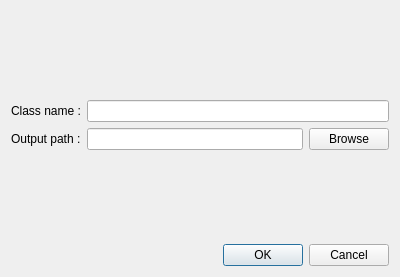
<?xml version="1.0" encoding="UTF-8"?>
<ui version="4.0">
 <class>ClassAdder</class>
 <widget class="QDialog" name="ClassAdder">
  <property name="geometry">
   <rect>
    <x>0</x>
    <y>0</y>
    <width>400</width>
    <height>277</height>
   </rect>
  </property>
  <property name="windowTitle">
   <string>Dialog</string>
  </property>
  <layout class="QVBoxLayout" name="verticalLayout_2">
   <item>
    <layout class="QVBoxLayout" name="verticalLayout">
     <item>
      <spacer name="verticalSpacer_2">
       <property name="orientation">
        <enum>Qt::Vertical</enum>
       </property>
       <property name="sizeHint" stdset="0">
        <size>
         <width>20</width>
         <height>40</height>
        </size>
       </property>
      </spacer>
     </item>
     <item>
      <layout class="QHBoxLayout" name="horizontalLayout">
       <item>
        <widget class="QLabel" name="label">
         <property name="text">
          <string>Class name :</string>
         </property>
        </widget>
       </item>
       <item>
        <widget class="QLineEdit" name="lineEdit"/>
       </item>
      </layout>
     </item>
     <item>
      <layout class="QHBoxLayout" name="horizontalLayout_2">
       <item>
        <widget class="QLabel" name="label_2">
         <property name="text">
          <string>Output path :</string>
         </property>
        </widget>
       </item>
       <item>
        <widget class="QLineEdit" name="lineEdit_2"/>
       </item>
       <item>
        <widget class="QPushButton" name="pushButton">
         <property name="text">
          <string>Browse</string>
         </property>
        </widget>
       </item>
      </layout>
     </item>
     <item>
      <spacer name="verticalSpacer">
       <property name="orientation">
        <enum>Qt::Vertical</enum>
       </property>
       <property name="sizeHint" stdset="0">
        <size>
         <width>20</width>
         <height>40</height>
        </size>
       </property>
      </spacer>
     </item>
    </layout>
   </item>
   <item>
    <widget class="QDialogButtonBox" name="buttonBox">
     <property name="orientation">
      <enum>Qt::Horizontal</enum>
     </property>
     <property name="standardButtons">
      <set>QDialogButtonBox::Cancel|QDialogButtonBox::Ok</set>
     </property>
    </widget>
   </item>
  </layout>
 </widget>
 <resources/>
 <connections>
  <connection>
   <sender>buttonBox</sender>
   <signal>accepted()</signal>
   <receiver>ClassAdder</receiver>
   <slot>accept()</slot>
   <hints>
    <hint type="sourcelabel">
     <x>248</x>
     <y>254</y>
    </hint>
    <hint type="destinationlabel">
     <x>157</x>
     <y>274</y>
    </hint>
   </hints>
  </connection>
  <connection>
   <sender>buttonBox</sender>
   <signal>rejected()</signal>
   <receiver>ClassAdder</receiver>
   <slot>reject()</slot>
   <hints>
    <hint type="sourcelabel">
     <x>316</x>
     <y>260</y>
    </hint>
    <hint type="destinationlabel">
     <x>286</x>
     <y>274</y>
    </hint>
   </hints>
  </connection>
 </connections>
</ui>
